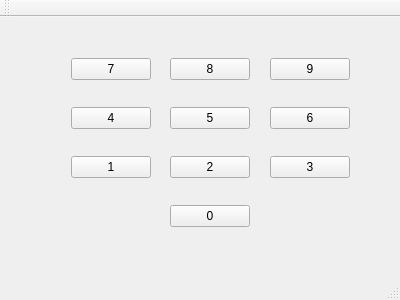
<?xml version="1.0" encoding="UTF-8"?>
<ui version="4.0">
 <class>MainWindow</class>
 <widget class="QMainWindow" name="MainWindow">
  <property name="geometry">
   <rect>
    <x>0</x>
    <y>0</y>
    <width>400</width>
    <height>300</height>
   </rect>
  </property>
  <property name="windowTitle">
   <string>MainWindow</string>
  </property>
  <widget class="QWidget" name="centralWidget">
   <widget class="QWidget" name="layoutWidget">
    <property name="geometry">
     <rect>
      <x>60</x>
      <y>30</y>
      <width>301</width>
      <height>191</height>
     </rect>
    </property>
    <layout class="QGridLayout" name="gridLayout">
     <item row="3" column="2">
      <widget class="QPushButton" name="pushButton_5">
       <property name="text">
        <string>5</string>
       </property>
      </widget>
     </item>
     <item row="6" column="2">
      <spacer name="verticalSpacer_7">
       <property name="orientation">
        <enum>Qt::Vertical</enum>
       </property>
       <property name="sizeHint" stdset="0">
        <size>
         <width>20</width>
         <height>40</height>
        </size>
       </property>
      </spacer>
     </item>
     <item row="0" column="3">
      <spacer name="horizontalSpacer_2">
       <property name="orientation">
        <enum>Qt::Horizontal</enum>
       </property>
       <property name="sizeHint" stdset="0">
        <size>
         <width>40</width>
         <height>20</height>
        </size>
       </property>
      </spacer>
     </item>
     <item row="4" column="2">
      <spacer name="verticalSpacer_5">
       <property name="orientation">
        <enum>Qt::Vertical</enum>
       </property>
       <property name="sizeHint" stdset="0">
        <size>
         <width>20</width>
         <height>40</height>
        </size>
       </property>
      </spacer>
     </item>
     <item row="1" column="2">
      <spacer name="verticalSpacer_2">
       <property name="orientation">
        <enum>Qt::Vertical</enum>
       </property>
       <property name="sizeHint" stdset="0">
        <size>
         <width>20</width>
         <height>40</height>
        </size>
       </property>
      </spacer>
     </item>
     <item row="7" column="2">
      <widget class="QPushButton" name="pushButton_10">
       <property name="text">
        <string>0</string>
       </property>
      </widget>
     </item>
     <item row="0" column="4">
      <widget class="QPushButton" name="pushButton_3">
       <property name="text">
        <string>9</string>
       </property>
      </widget>
     </item>
     <item row="3" column="4">
      <widget class="QPushButton" name="pushButton_6">
       <property name="text">
        <string>6</string>
       </property>
      </widget>
     </item>
     <item row="3" column="0">
      <widget class="QPushButton" name="pushButton_4">
       <property name="text">
        <string>4</string>
       </property>
      </widget>
     </item>
     <item row="5" column="2">
      <widget class="QPushButton" name="pushButton_8">
       <property name="text">
        <string>2</string>
       </property>
      </widget>
     </item>
     <item row="5" column="0">
      <widget class="QPushButton" name="pushButton_7">
       <property name="text">
        <string>1</string>
       </property>
      </widget>
     </item>
     <item row="0" column="2">
      <widget class="QPushButton" name="pushButton_2">
       <property name="text">
        <string>8</string>
       </property>
      </widget>
     </item>
     <item row="0" column="1">
      <spacer name="horizontalSpacer">
       <property name="orientation">
        <enum>Qt::Horizontal</enum>
       </property>
       <property name="sizeHint" stdset="0">
        <size>
         <width>40</width>
         <height>20</height>
        </size>
       </property>
      </spacer>
     </item>
     <item row="0" column="0">
      <widget class="QPushButton" name="pushButton">
       <property name="text">
        <string>7</string>
       </property>
      </widget>
     </item>
     <item row="5" column="4">
      <widget class="QPushButton" name="pushButton_9">
       <property name="text">
        <string>3</string>
       </property>
      </widget>
     </item>
    </layout>
   </widget>
  </widget>
  <widget class="QMenuBar" name="menuBar">
   <property name="geometry">
    <rect>
     <x>0</x>
     <y>0</y>
     <width>400</width>
     <height>17</height>
    </rect>
   </property>
  </widget>
  <widget class="QToolBar" name="mainToolBar">
   <attribute name="toolBarArea">
    <enum>TopToolBarArea</enum>
   </attribute>
   <attribute name="toolBarBreak">
    <bool>false</bool>
   </attribute>
  </widget>
  <widget class="QStatusBar" name="statusBar"/>
 </widget>
 <layoutdefault spacing="6" margin="11"/>
 <resources/>
 <connections/>
</ui>
